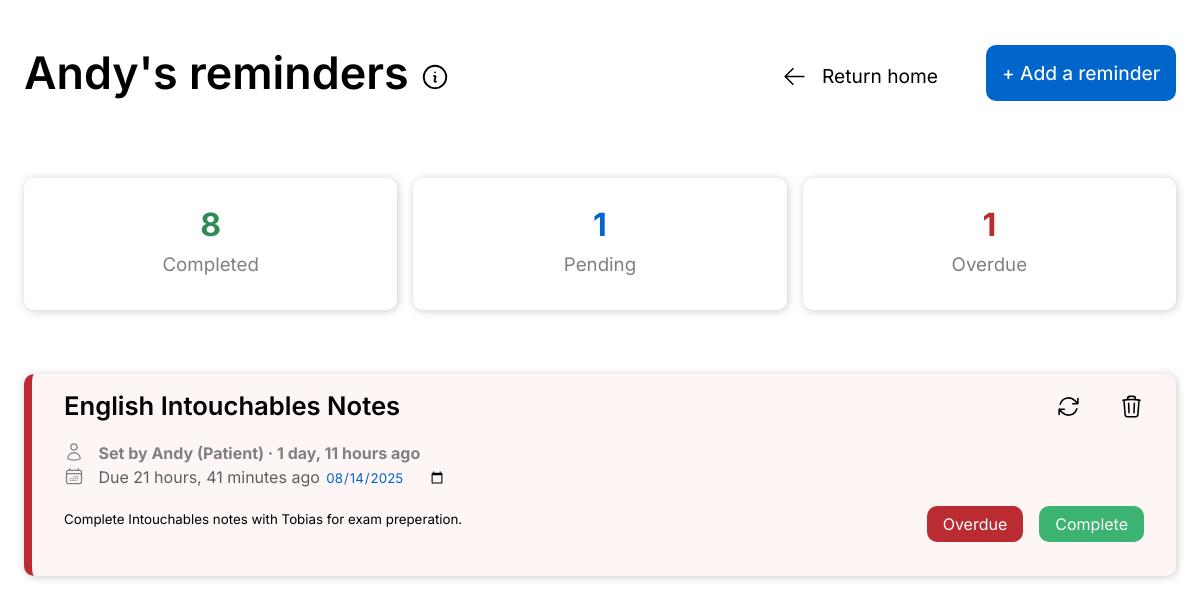
/reminders/ (signed in), run on an earlier commit of the app's database.
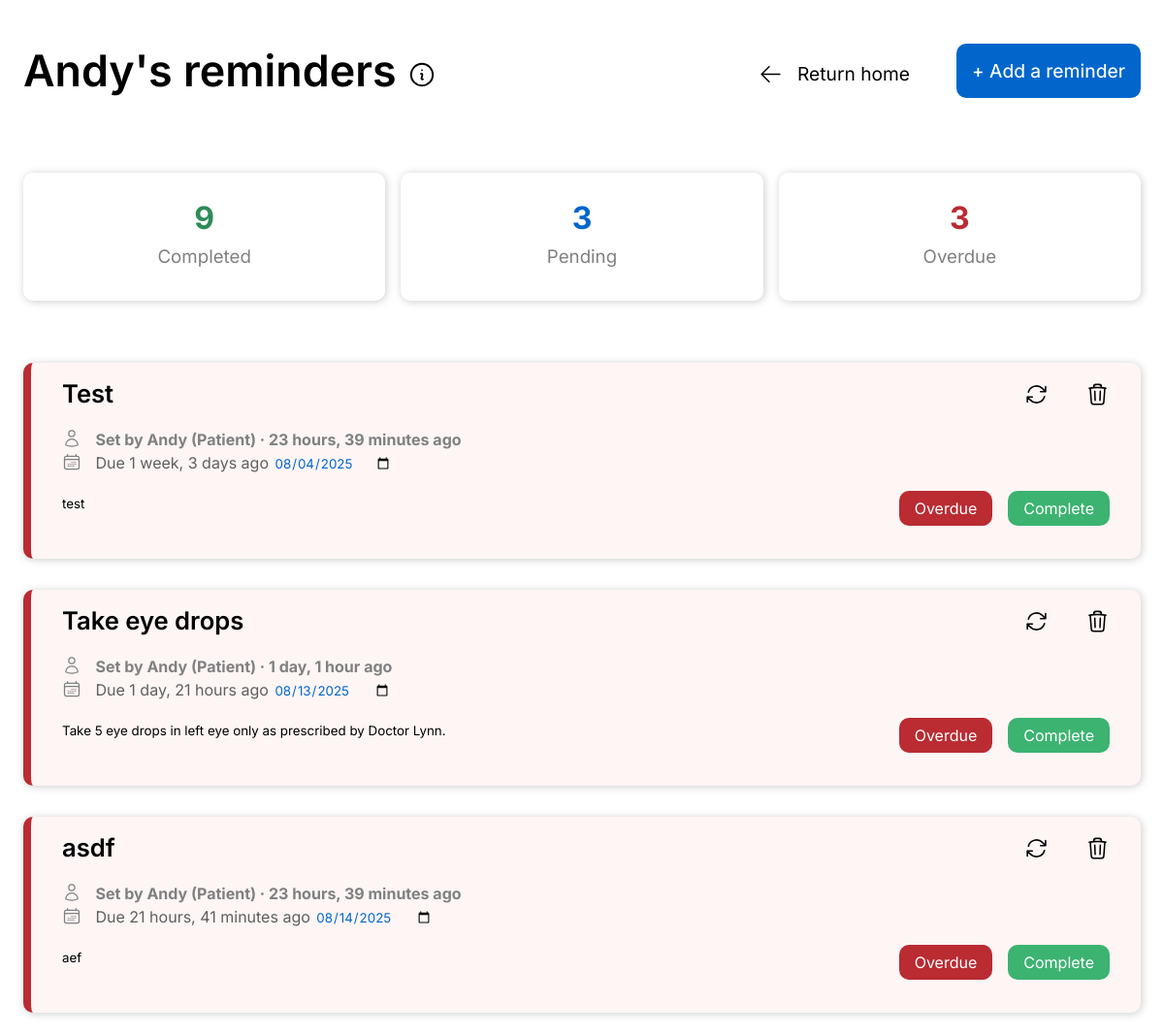
And on a later commit of the database.
### reminders/models.py (models this page shows, shortened)
class Reminder(models.Model):
    user = models.ForeignKey(User, on_delete=models.CASCADE)
    title = models.CharField(max_length=100)
    content = models.TextField()
    date_added = models.DateTimeField(auto_now_add=True)
    due_date = models.DateTimeField(null=True, blank=True)
    is_completed = models.BooleanField(default=False)

### authenticate/models.py (models this page shows, shortened)
class Account(models.Model):
    user = models.OneToOneField(User, on_delete=models.CASCADE)
    role = models.CharField(max_length=20, choices=[('Doctor', 'Doctor'), ('Patient', 'Patient')], default='Patient')

### reminders/views.py (the view)
# urls.py: path('', views.reminders_dash, name='reminders_dash'),
def reminders_dash(request):
    now = timezone.now()
    today_start = now.replace(hour=0, minute=0, second=0, microsecond=0)
    tomorrow_start = today_start + timezone.timedelta(days=1)
    overdue_reminders = Reminder.objects.filter(
        user=request.user,
        is_completed=False,
        due_date__lt=today_start
    )
    return render(request, 'reminders/reminders.html', {
        'reminders': Reminder.objects.filter(user=request.user, is_completed=False).order_by('due_date'),
        'completed_reminders': Reminder.objects.filter(user=request.user, is_completed=True).order_by('due_date').count(),
        'overdue_reminders': overdue_reminders,
    })

### reminders/templates/reminders/reminders.html (shortened to what the changed rows need)
{% extends 'base.html' %}
{% block head %}
    {% load static %}
    <link rel="stylesheet" href="{% static 'reminders/css/reminders_style.css' %}">
{% endblock %}
{% block content %}
    <div class="heading">
        <div style="align-self:center;">
            <h1> {{ request.user.username }}'s reminders
                <button id="info-button" class="info-button" style="cursor:pointer;">
                </button>
            </h1>
        </div>
    </div>
    <div class="reminder-stats">
        <div class="completed-stats">
            <h1 style="color:seagreen;"> {{ completed_reminders }} </h1>
            <h3> Completed </h3>
        </div>
        <div class="completed-stats">
            <h1 style="color:#0066cc;"> {{ reminders.count }} </h1>
            <h3> Pending </h3>
        </div>
        <div class="completed-stats">
            <h1 style="color:#ba2b32;"> {{ overdue_reminders|length }} </h1>
            <h3> Overdue </h3>
        </div>
    </div>
    <div class="widget-container">
        {% if reminders %}
            {% for reminder in reminders %}
                {% if reminder in overdue_reminders %}
                    <div class="reminder-widget" style="background:#fef5f5; border-left:8px solid #ba2b32;">
                {% else %}
                    <div class="reminder-widget">
                {% endif %}
                    <div class="widget-content">
                        <form action="{% url 'reminders:update_reminder' reminder.id %}" method="POST" id="update-form">
                            <input placeholder="Reminder title" required maxlength="70" name="title" class="reminder-title" style="margin-bottom:8px;" value="{{ reminder.title }}"></input>
                            <p style="color:grey; font-weight:200; margin-top:10px; margin-bottom:0;">
                                <span class="created-by"> <b> Set by {{ reminder.user }} ({{ reminder.user.account.role }}) · {{ reminder.date_added|timesince }} ago </b> </span>
                            </p>
                            <p style="color:#605f5f; margin-top:0;">
                                {% if reminder not in overdue_reminders %}
                                    Due in {{ reminder.due_date|timeuntil }}. <input type="date" id="due_date" name="due_date" placeholder="Due date" class="due_date" value="{{ reminder.due_date|date:'Y-m-d' }}">
                                {% else %}
                                    Due {{ reminder.due_date|timesince }} ago <input type="date" id="due_date" name="due_date" placeholder="Due date" class="due_date" value="{{ reminder.due_date|date:'Y-m-d' }}">
                                {% endif %}
                            </p>
                            <textarea style="margin-top:8px; margin-bottom:16px;" placeholder="Reminder content" required maxlength="3000" name="content">{{ reminder.content }}</textarea>
                        </form>
                        <div class="reminder-actions">
                            <button class="update" id="update">
                            </button>
                            <a href="{% url 'reminders:delete_reminder' reminder.id %} ">
                            </a>
                        </div>
                        <div class="complete-links">
                            {% if reminder in overdue_reminders %}
                                <span class="status" style="background:#ba2b32;"> Overdue </span>
                            {% else %}
                                <span class="status" style="background:#0066cc;"> Pending </span>
                            {% endif %}
                            <a href="{% url 'reminders:complete_reminder' reminder.id %}" class="complete">
                                Complete
                            </a>
                        </div>
                    </div>
                </div>
            {% endfor %}
        {% else %}
            <div class="reminder-widget">
                <h1 style="position:absolute; font-weight:500; font-size:1.6rem; place-self:center;"> You have no reminders. </h1>
            </div>
        {% endif %}
    </div>
{% endblock %}

What changed in the data, as far as the page shows it:
no longer on this page (row edited): Reminder: title "English Intouchables Notes", user "Andy", user.account.role "Patient", date_added "1 day, 11 hours", due_date "21 hours, 41 minutes", due_date "08/14/2025", content "Complete Intouchables notes with Tobias for exam preperation.", shows "Overdue"
added Reminder: title "Test", user "Andy", user.account.role "Patient", date_added "23 hours, 39 minutes", due_date "1 week, 3 days", due_date "08/04/2025", content "test", shows "Overdue"
added Reminder: title "Take eye drops", user "Andy", user.account.role "Patient", date_added "1 day, 1 hour", due_date "1 day, 21 hours", due_date "08/13/2025", content "Take 5 eye drops in left eye only as prescribed by Doctor Lynn.", shows "Overdue"
added Reminder: title "asdf", user "Andy", user.account.role "Patient", date_added "23 hours, 39 minutes", due_date "21 hours, 41 minutes", due_date "08/14/2025", content "aef", shows "Overdue"
Also different on the page:
{{ completed_reminders }}: "8" → "9"
{{ reminders.count }}: "1" → "3"
{{ overdue_reminders|length }}: "1" → "3"
